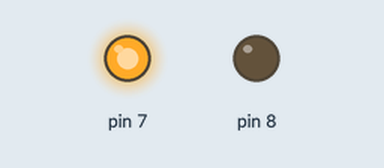
A sketch run on a simulated Arduino Uno, built with avr-gcc and run on an emulated ATmega328P. Parts: output pins drawn as LEDs (lit = HIGH).

Above: at 0.7 s.
At 1.8 s:
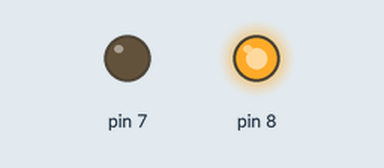
At 3.9 s:
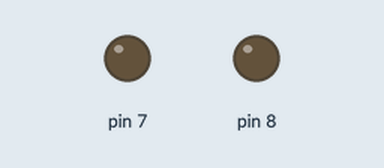
Timing chart, 0 to 6.0 s (numbered marks = the images above):
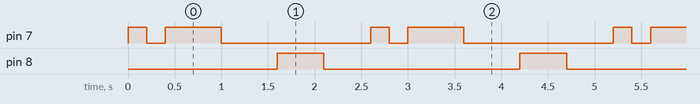

The sketch:

Blink.ino
```cpp
// the setup function runs once when you press reset or power the board
void setup() {
  // initialize digital pin LED_BUILTIN as an output.
  pinMode(7, OUTPUT);
  pinMode(8, OUTPUT);
}

// the loop function runs over and over again forever
void loop() {
  digitalWrite(7, HIGH);   // turn the LED on (HIGH is the voltage level)
  delay(200);                       // wait for a second
  digitalWrite(7, LOW);    // turn the LED off by making the voltage LOW
  delay(200);

  digitalWrite(7, HIGH);   // turn the LED on (HIGH is the voltage level)
  delay(600);                       // wait for a second
  digitalWrite(7, LOW);    // turn the LED off by making the voltage LOW
  delay(600);

  digitalWrite(8, HIGH);   // turn the LED on (HIGH is the voltage level)
  delay(500);                       // wait for a second
  digitalWrite(8, LOW);    // turn the LED off by making the voltage LOW
  delay(500);

}
```

Measured:
- by itself, pin 7: repeats every 2.6 s: LOW 0.20 s, HIGH 0.60 s, LOW 1.6 s, HIGH 0.20 s
- by itself, pin 8: alternates HIGH for 0.50 s and LOW for 2.1 s
- by itself, everything shown: repeats every 2.6 s, in 6 steps
